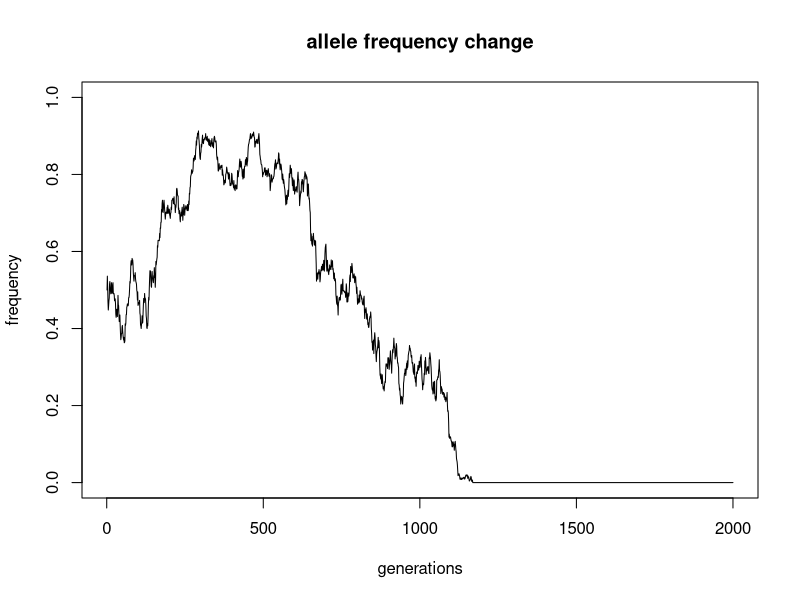
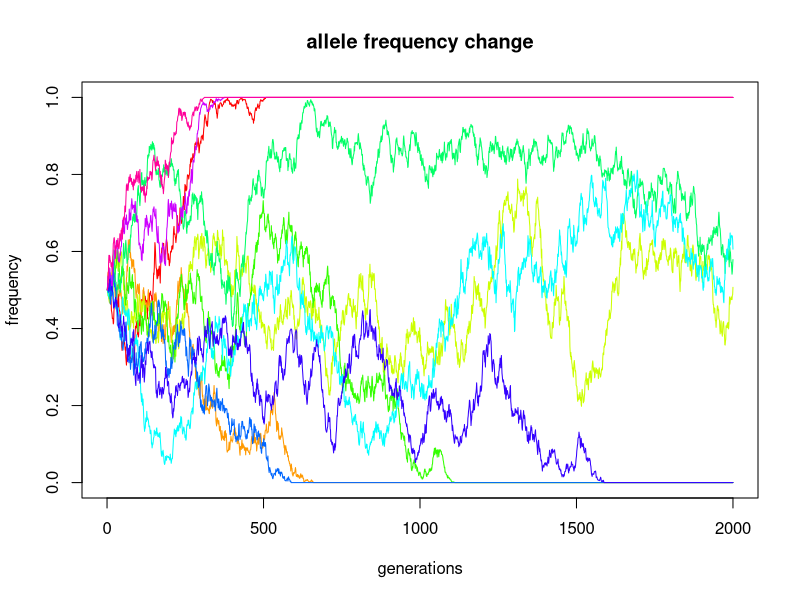
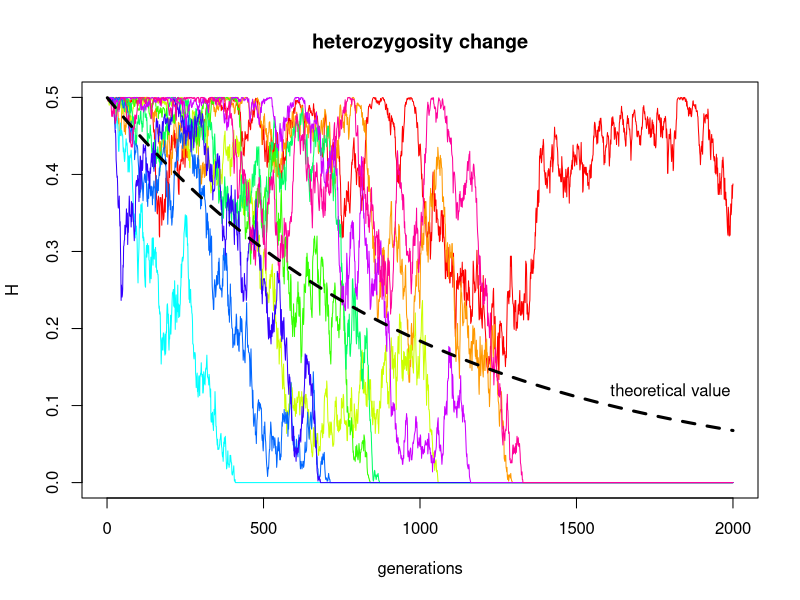

Source code (R) for these figures, in order:
# Genetic Drift

# Create a haploid population of 1000 individuals with alleles 0 or 1
# pop <- rep(0:1, times = c(500, 500))
pop <- rep(0:1, each = 500)

# define an allele frequency vector (allele 0) over 2000 generations
# p <- numeric(length=2000)
p <- rep(NA, 2000)

# the frequency of the allele 0 in the first generation (parental)
## will be the first element of our vector p:
p[1] <- mean(pop == 0)

# For each of the next generations, calculate the allele frequency:
for(i in 2:2000) {
  
  # the next generation is a random sample of the parental pop:
  pop <- sample(pop, replace=TRUE)
  
  # allele frequency in the ith generation
  p[i] <- mean(pop == 0)

}

# Plot
plot(p, type = "l", ylim = c(0, 1), 
     xlab = "generations", ylab = "frequency", 
     main = "allele frequency change")

# Now, let's do the same for multiple populations
plot(NA, type = "n", xlim = c(0, 2000), ylim = c(0, 1),
     xlab = "generations", ylab = "frequency", 
     main = "allele frequency change")

# for each population (N = 10)
for(i in 1:10) {
  
  pop <- rep(0:1, each = 500)
  p <- rep(NA, 2000)
  p[1] <- mean(pop == 0)

  for(j in 2:2000) {
    pop <- sample(pop, replace = TRUE)
    p[j] <- mean(pop == 0)
  }
  
  lines(p, type = "l", col = rainbow(10)[i])
}


# Now, instead of the allele frequency, let's plot the heterozygosity

# call the plot function
plot(NA, type = "n", xlim = c(0, 2000), ylim = c(0, 0.5),
     xlab = "generations", ylab = "H", main = "heterozygosity change")

# for each population (N = 10)
for(i in 1:10) {
  
  pop <- rep(0:1, each = 500)
  p <- rep(NA, 2000)
  p[1] <- mean(pop == 0)
  
  for(j in 2:2000) {
    pop <- sample(pop, replace = TRUE)
    p[j] <- mean(pop == 0)
  }
  
  # calculate the heterozygosity
  H <- 2*p*(1-p)
  
  # plot
  lines(H, type = "l", col = rainbow(10)[i])
}

# Let's also draw the line of the theoretical decrease in the heterozygosity
N <- 1000
hetz <- rep(NA, 2000)

for(i in 1:2000) {
  hetz[i] <- 0.5 * (1-(1/N))^i
}

# vectorized alternative:
hetz <- 0.5 * (1-(1/N))^(1:2000)

# add theoretical line to the plot
lines(hetz, lty = 2, lwd = 3)
text(x = 1800, y = 0.12, labels = "theoretical value")
